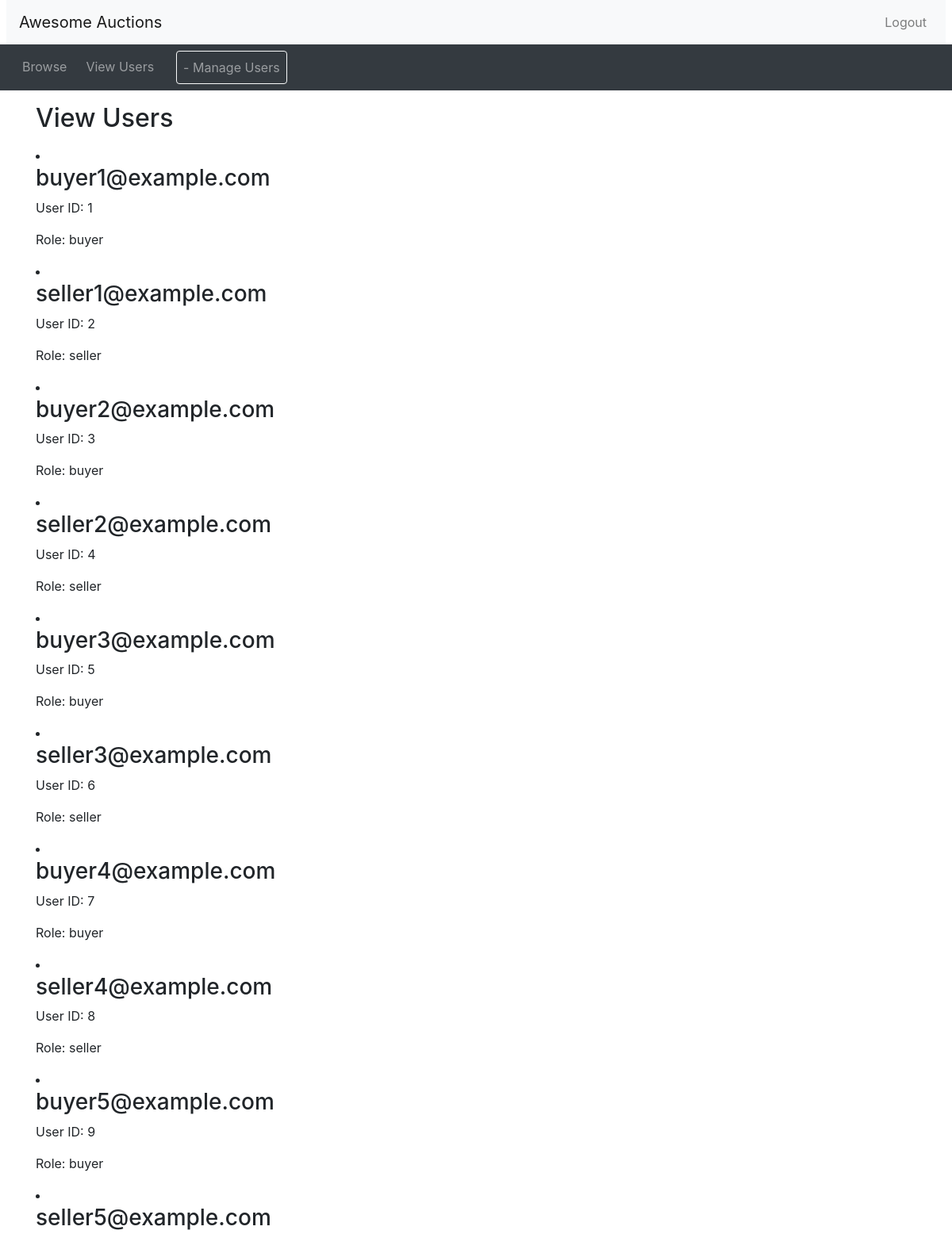
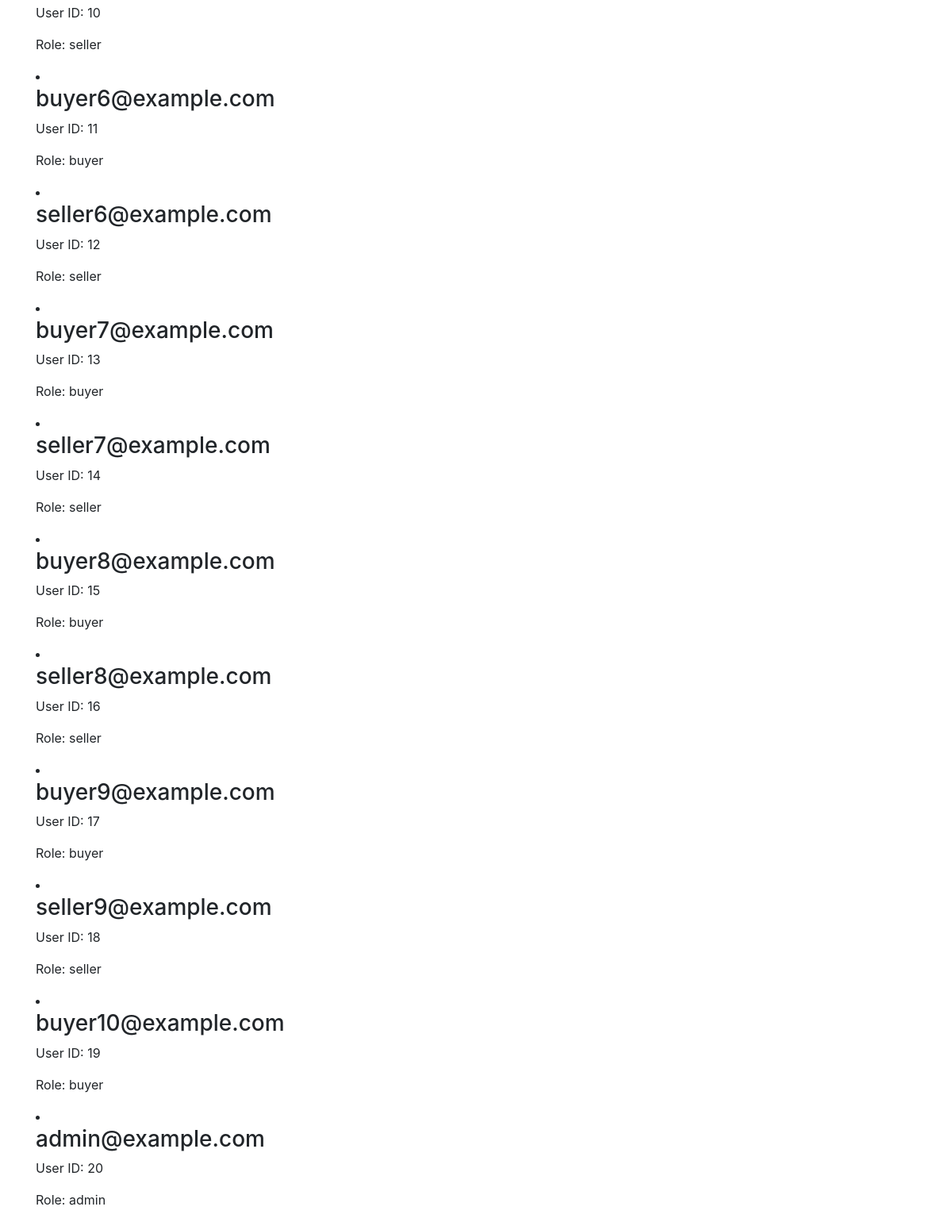
The page /admin.php (signed in) on the database its author committed (2 pictures, top to bottom).
### tables this page shows
CREATE TABLE `Users` (
  `UserID` int(4) NOT NULL,
  `Email` text NOT NULL,
  `Password` text NOT NULL,
  `FirstName` text NOT NULL,
  `LastName` text NOT NULL,
  `Role` text NOT NULL
);

### admin.php (the view, shortened to what this page needs)
<?php include_once("header.php")?>
<div class="container">
<h2 class="my-3">View Users</h2>
<?php
include 'db_connect.php';
   if (isset($_SESSION['logged_in']) && $_SESSION['logged_in'] == true && $_SESSION['account_type'] == 'admin') {
    $stmt = $connection->prepare('SELECT * FROM Users');
    $stmt->execute();
    $result = $stmt->get_result();
    if ($result->num_rows > 0) {
        while ($row = $result->fetch_assoc()) {
            echo "<li>";
            echo "<h3>" . htmlspecialchars($row['Email']) . "</h3>";
            echo "<p>User ID: " . htmlspecialchars($row['UserID']) . "</p>";
            echo "<p>Role: " . htmlspecialchars($row['Role']) . "</p>";
            echo "</li>";
        }
    } else {
        echo "No users found.";
    }
} else {
    echo "Access denied. Only admin can view this page.";
}
?>
</div>

### header.php (shortened to what this page needs)
<!doctype html>
<html lang="en">
<head>
  <link rel="stylesheet" href="css/bootstrap.min.css">
  <link rel="stylesheet" href="https://cdnjs.cloudflare.com/ajax/libs/font-awesome/4.7.0/css/font-awesome.min.css">
  <link rel="stylesheet" href="css/custom.css">
</head>
<body>
<nav class="navbar navbar-expand-lg navbar-light bg-light mx-2">
  <a class="navbar-brand" href="browse.php">Awesome Auctions</a>
  <ul class="navbar-nav ml-auto">
    <li class="nav-item">
<?php
  if (isset($_SESSION['logged_in']) && $_SESSION['logged_in'] == true) {
    echo '<a class="nav-link" href="logout.php">Logout</a>';
  }
  else {
    echo '<button type="button" class="btn nav-link" data-toggle="modal" data-target="#loginModal">Login</button>';
  }
?>
    </li>
  </ul>
</nav>
<nav class="navbar navbar-expand-lg navbar-dark bg-dark">
  <ul class="navbar-nav align-middle">
	<li class="nav-item mx-1">
      <a class="nav-link" href="browse.php">Browse</a>
    </li>
<?php
  if (isset($_SESSION['account_type']) && $_SESSION['account_type'] == 'admin') {
    echo('
    <li class="nav-item mx-1">
        <a class="nav-link" href="admin.php">View Users</a>
      </li>
    <li class="nav-item ml-3">
    <a class="nav-link btn border-light" href="admin.php">- Manage Users</a>
    </li>');
  }
?>
  </ul>
</nav>

### rows shown on the page
users: Email "buyer1@example.com", UserID "1", Role "buyer"
users: Email "seller1@example.com", UserID "2", Role "seller"
users: Email "buyer2@example.com", UserID "3", Role "buyer"
users: Email "seller2@example.com", UserID "4", Role "seller"
users: Email "buyer3@example.com", UserID "5", Role "buyer"
users: Email "seller3@example.com", UserID "6", Role "seller"
users: Email "buyer4@example.com", UserID "7", Role "buyer"
users: Email "seller4@example.com", UserID "8", Role "seller"
users: Email "buyer5@example.com", UserID "9", Role "buyer"
users: Email "seller5@example.com", UserID "10", Role "seller"
users: Email "buyer6@example.com", UserID "11", Role "buyer"
users: Email "seller6@example.com", UserID "12", Role "seller"
users: Email "buyer7@example.com", UserID "13", Role "buyer"
users: Email "seller7@example.com", UserID "14", Role "seller"
users: Email "buyer8@example.com", UserID "15", Role "buyer"
users: Email "seller8@example.com", UserID "16", Role "seller"
users: Email "buyer9@example.com", UserID "17", Role "buyer"
users: Email "seller9@example.com", UserID "18", Role "seller"
users: Email "buyer10@example.com", UserID "19", Role "buyer"
users: Email "admin@example.com", UserID "20", Role "admin"
